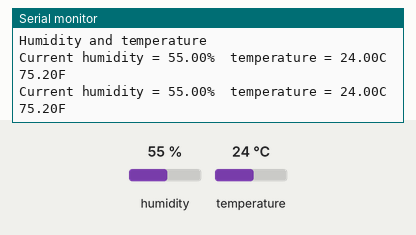
Recording of a sketch running on a simulated Arduino Uno, built with avr-gcc and run on an emulated ATmega328P. On the bench: the last lines printed to the serial monitor. Inputs (shaded band) come from the test bench; at power-on: humidity 55 %, temperature 24 °C.

Above: at 1.9 s.
2.0 s: humidity set to 22 %
At 3.8 s:
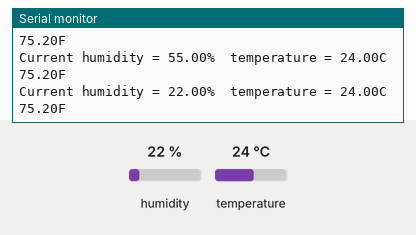
5.2 s: temperature set to 12 °C
At 6.0 s:
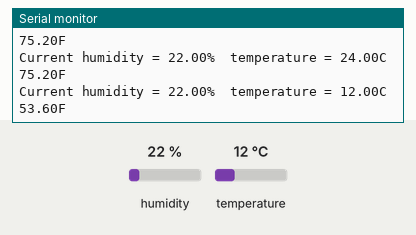
8.4 s: humidity set to 40 %
At 10.1 s:
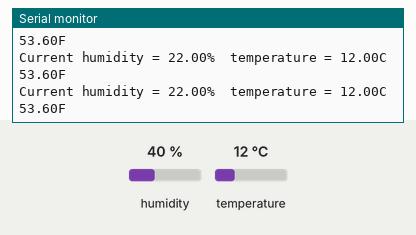
Timing chart, 0 to 11.6 s (numbered marks = the images above; inputs shaded):
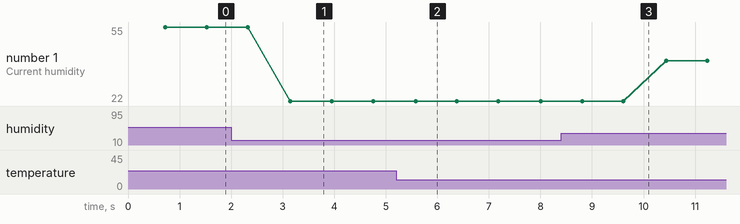

Measured:
- after the input at 2.0 s, the serial monitor: prints a new line after 1.2 s (image 1)
- after the input at 5.2 s, the serial monitor: prints a new line after 0.38 s (image 2)
- plotted number 1: 55 → 22 after the input at 2.0 s, 22 → 40 after the input at 8.4 s

The sketch:

dht11_2.ino
```cpp
#include "DHT.h" // including the library of DHT11 temperature and humidity sensor

#define DHTTYPE DHT11   // DHT 11

#define dht_dpin 5

DHT dht(dht_dpin, DHTTYPE);   //DHT dht(5, DHT11);


//int LED=2;
//pinMode(LED,OUTPUT);
//digitalWrite(LED,LOW);

void setup(void)
{
  dht.begin();
  Serial.begin(9600);
  Serial.println("\n");
  Serial.println("Humidity and temperature\n\n");
  delay(700);
}

void loop() {
    float h = dht.readHumidity();
    float t = dht.readTemperature();
    float f = dht.readTemperature(true);
    Serial.print("Current humidity = ");
    Serial.print(h);
    Serial.print("%  ");
    Serial.print("temperature = ");
    Serial.print(t);
    Serial.println("C  ");
    Serial.print(f);
    Serial.println("F  ");
  delay(800);
}
```
